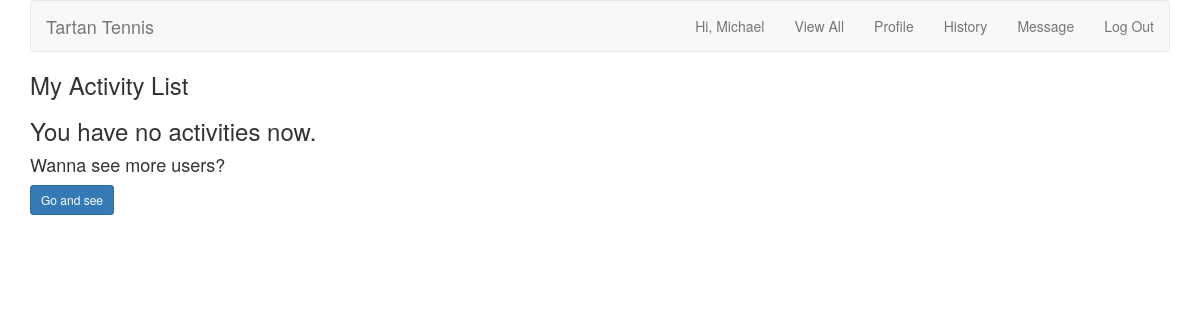
Before: /activities.php (signed in) with the older database file.
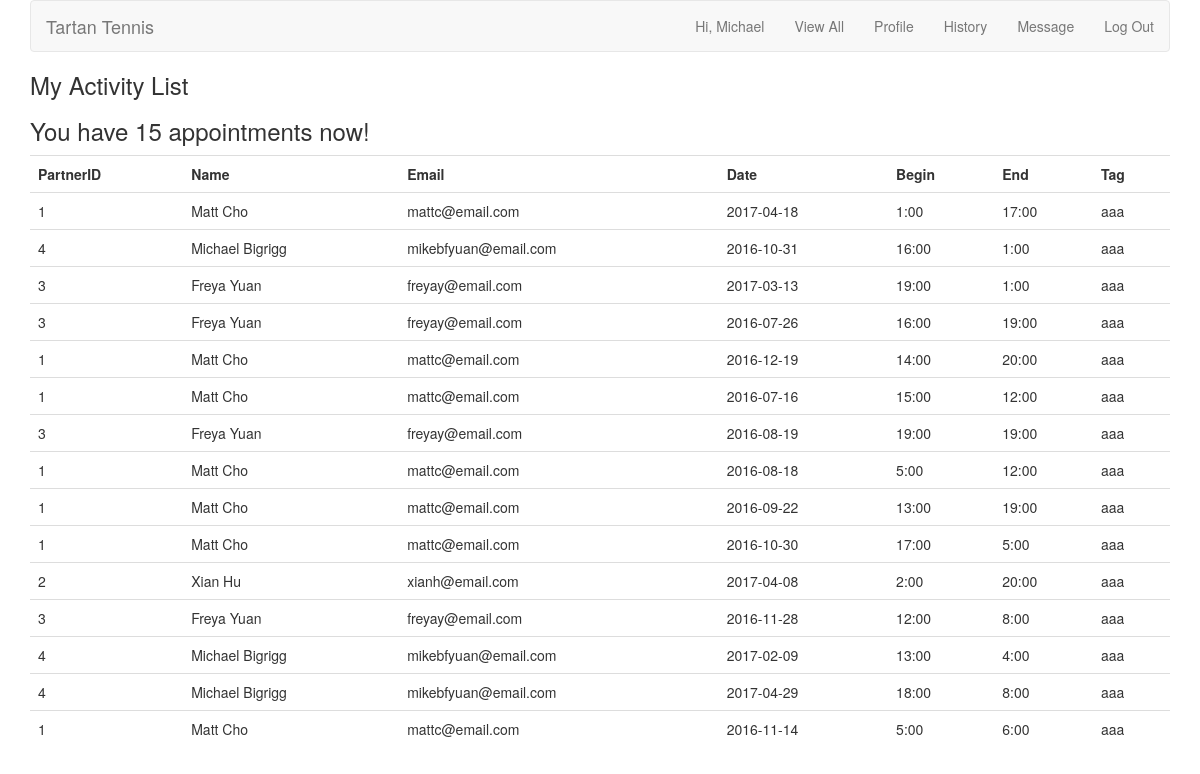
After: the same page with the newer database file.
### tables this page shows
CREATE TABLE `appointments` (
  `appointment_id` int(10) UNSIGNED NOT NULL PRIMARY KEY AUTO_INCREMENT,
  `poster_id` int(10) UNSIGNED NOT NULL,
  `responder_id` int(10) UNSIGNED NOT NULL,
  `time_id` int(11) UNSIGNED NOT NULL,
  `message_id` int(11) UNSIGNED NOT NULL,
  `is_accepted` boolean DEFAULT FALSE
);

CREATE TABLE `users` (
  `user_id` int(10) UNSIGNED NOT NULL PRIMARY KEY AUTO_INCREMENT,
  `first_name` varchar(20) NOT NULL,
  `last_name` varchar(20) NOT NULL,
  `username` varchar(20) NOT NULL,
  `email` varchar(50) NOT NULL,
  `pass` char(40) NOT NULL,
  `created_at` timestamp NOT NULL DEFAULT CURRENT_TIMESTAMP,
  `updated_at` timestamp NOT NULL DEFAULT CURRENT_TIMESTAMP ON UPDATE CURRENT_TIMESTAMP
);

CREATE TABLE `times` (
  `time_id` int(11) NOT NULL PRIMARY KEY AUTO_INCREMENT,
  `begins_date` varchar(20) NOT NULL,
  `begins_time` varchar(20) NOT NULL,
  `ends_time` varchar(20) NOT NULL,
  `tag` tinytext NOT NULL,
  `user_id` int(11) NOT NULL,
  `created_at` timestamp NOT NULL DEFAULT CURRENT_TIMESTAMP,
  FULLTEXT (begins_date, begins_time, ends_time, tag)
);

### activities.php (the view, shortened to what this page needs)
<?php
include ('includes/header.php');
if (isset($_COOKIE['first_name']) AND isset($_COOKIE['user_id'])) {
echo '<h3> My Activity List </h3> ';
$all="SELECT *
		FROM appointments INNER JOIN times
		USING (time_id)
		WHERE (poster_id = {$_COOKIE['user_id']} OR responder_id = {$_COOKIE['user_id']}) AND (begins_date<CURRENT_TIMESTAMP)";
$ra = mysqli_query($dbc, $all);
$num_activities = mysqli_num_rows($ra);
if ($num_activities > 0) {
	echo '<h3>You have ' . $num_activities . ' appointments now! </h3>';
					echo '<table class="table">
							<tr>
								<th>PartnerID</th>
								<th>Name</th>
								<th>Email</th>
								<th>Date</th>
								<th>Begin</th>
								<th>End</th>
								<th>Tag</th>
							</tr>';
					while ($row = mysqli_fetch_array($ra)) {
							$q = "SELECT first_name, last_name, email FROM users WHERE user_id = {$row['poster_id']}";
					        $q2 = "SELECT first_name, last_name, email FROM users WHERE user_id = {$row['responder_id']}";
					        $r = mysqli_query($dbc, $q);
					        $r2 = mysqli_query($dbc, $q2);
					        $subr = mysqli_fetch_array($r);
					        $subr2 = mysqli_fetch_array($r2);
						if($row['poster_id'] == $_COOKIE['user_id']){
						echo
						'<tr>
							<td>' . $row['responder_id'] . '</td>
							<td>' . $subr2['first_name'] . ' ' . $subr2['last_name'] . '</td>
							<td>' . $subr2['email'] . '</td>
							<td>' . $row['begins_date'] . '</td>
							<td>' . $row['begins_time'] . '</td>
							<td>' . $row['ends_time'] . '</td>
							<td>' . $row['tag'] . '</td>
						</tr>';
						}else{
						echo
						'<tr>
							<td>' . $row['poster_id'] . '</td>
							<td>' . $subr['first_name'] . ' ' . $subr['last_name'] . '</td>
							<td>' . $subr['email'] . '</td>
							<td>' . $row['begins_date'] . '</td>
							<td>' . $row['begins_time'] . '</td>
							<td>' . $row['ends_time'] . '</td>
							<td>' . $row['tag'] . '</td>
						</tr>';
						}
					}
					echo '</table>';
				} else {
					echo '<h3>You have no activities now.</h3>';
					echo '<h4>Wanna see more users?</h4>';
					echo '<a class="btn btn-primary btn-sm" href="alltime.php">Go and see</a></h3>';
				}
}else
{
        echo 'You must be logged to access this page.';
}
?>

Changed rows visible on the page:
now on this page (row edited): appointments: poster "1", users.first_name "Matt", users.last_name "Cho", users.email "mattc@email.com", time.begins_date "2017-04-18", time.begins_time "1:00", time.ends_time "17:00", time.tag "aaa"
added appointments: responder "4", users.first_name "Michael", users.last_name "Bigrigg", users.email "mikebfyuan@email.com", time.begins_date "2016-10-31", time.begins_time "16:00", time.ends_time "1:00", time.tag "aaa"
added appointments: poster "3", users.first_name "Freya", users.last_name "Yuan", users.email "freyay@email.com", time.begins_date "2017-03-13", time.begins_time "19:00", time.ends_time "1:00", time.tag "aaa"
added appointments: responder "3", users.first_name "Freya", users.last_name "Yuan", users.email "freyay@email.com", time.begins_date "2016-07-26", time.begins_time "16:00", time.ends_time "19:00", time.tag "aaa"
added appointments: poster "1", users.first_name "Matt", users.last_name "Cho", users.email "mattc@email.com", time.begins_date "2016-12-19", time.begins_time "14:00", time.ends_time "20:00", time.tag "aaa"
added appointments: poster "1", users.first_name "Matt", users.last_name "Cho", users.email "mattc@email.com", time.begins_date "2016-07-16", time.begins_time "15:00", time.ends_time "12:00", time.tag "aaa"
added appointments: responder "3", users.first_name "Freya", users.last_name "Yuan", users.email "freyay@email.com", time.begins_date "2016-08-19", time.begins_time "19:00", time.ends_time "19:00", time.tag "aaa"
added appointments: poster "1", users.first_name "Matt", users.last_name "Cho", users.email "mattc@email.com", time.begins_date "2016-08-18", time.begins_time "5:00", time.ends_time "12:00", time.tag "aaa"
added appointments: responder "1", users.first_name "Matt", users.last_name "Cho", users.email "mattc@email.com", time.begins_date "2016-09-22", time.begins_time "13:00", time.ends_time "19:00", time.tag "aaa"
added appointments: poster "1", users.first_name "Matt", users.last_name "Cho", users.email "mattc@email.com", time.begins_date "2016-10-30", time.begins_time "17:00", time.ends_time "5:00", time.tag "aaa"
added appointments: responder "2", users.first_name "Xian", users.last_name "Hu", users.email "xianh@email.com", time.begins_date "2017-04-08", time.begins_time "2:00", time.ends_time "20:00", time.tag "aaa"
added appointments: poster "3", users.first_name "Freya", users.last_name "Yuan", users.email "freyay@email.com", time.begins_date "2016-11-28", time.begins_time "12:00", time.ends_time "8:00", time.tag "aaa"
added appointments: responder "4", users.first_name "Michael", users.last_name "Bigrigg", users.email "mikebfyuan@email.com", time.begins_date "2017-02-09", time.begins_time "13:00", time.ends_time "4:00", time.tag "aaa"
added appointments: responder "4", users.first_name "Michael", users.last_name "Bigrigg", users.email "mikebfyuan@email.com", time.begins_date "2017-04-29", time.begins_time "18:00", time.ends_time "8:00", time.tag "aaa"
added appointments: poster "1", users.first_name "Matt", users.last_name "Cho", users.email "mattc@email.com", time.begins_date "2016-11-14", time.begins_time "5:00", time.ends_time "6:00", time.tag "aaa"
Other visible differences:
$num_activities: (not shown) → "15"
text no longer shown: "You have no activities now. Wanna see more users? Go and see"
text now shown: "You have appointments now! PartnerID Name Email Date Begin End Tag"
